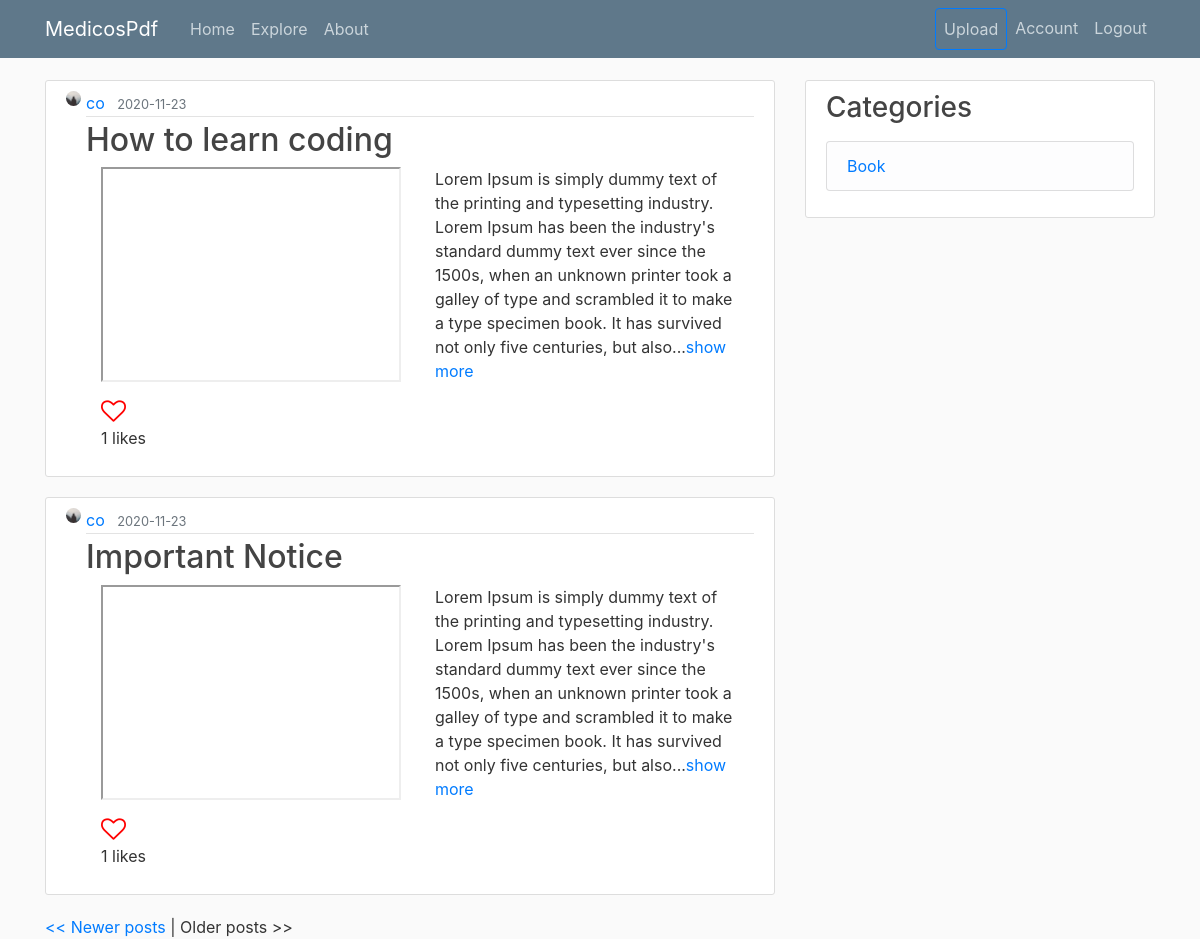
Before: /category/1?page=2 (signed in) with the older database file.
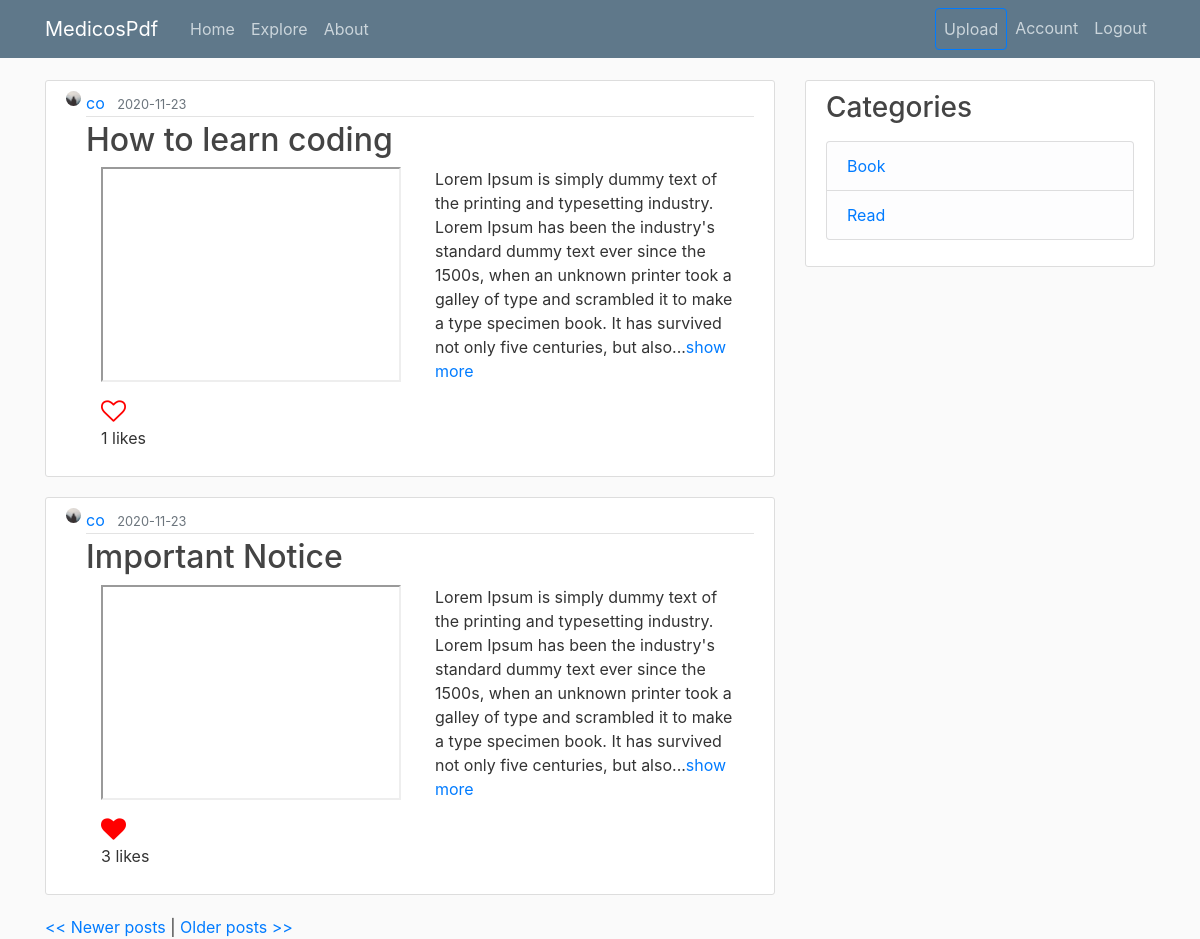
After: the same page with the newer database file.
### medicospdf/models.py (models this page shows, shortened)
class Slide(db.Model):
    __searchable__  = ['title', 'description']
    id = db.Column(db.Integer, primary_key = True)
    title = db.Column(db.String(200), nullable = False)
    description = db.Column(db.Text, nullable = False)
    file = db.Column(db.String(1000), nullable = False)
    date_posted = db.Column(db.DateTime, nullable=False, default=datetime.utcnow)
    user_id = db.Column(db.Integer, db.ForeignKey('user.id'), nullable = False)
    likes = db.relationship('SlideLike', backref = 'slide', lazy = True)
    comments = db.relationship('Comment', backref = 'slide', lazy = True)
    category_id = db.Column(db.Integer, db.ForeignKey('category.id'), nullable = True)

class User(db.Model, UserMixin):
    id = db.Column(db.Integer, primary_key=True)
    username = db.Column(db.String(20), unique=True, nullable=False)
    email = db.Column(db.String(120), unique=True, nullable=False)
    image_file = db.Column(db.String(20), nullable=False, default='default.jpg')
    password = db.Column(db.String(60), nullable=False)
    is_admin = db.Column(db.Boolean, default = False)
    posts = db.relationship('Post', backref='author', lazy=True)
    slides = db.relationship('Slide', backref = 'author', lazy = True)
    liked = db.relationship('SlideLike', foreign_keys = 'SlideLike.user_id',
        backref = 'author', lazy = True)
    comments = db.relationship('Comment', backref = 'author', lazy = True)
    categories = db.relationship('Category', backref = 'author', lazy = True)
    followed = db.relationship('User', secondary = followers,
                                primaryjoin = (followers.c.follower_id == id),
                                secondaryjoin = (followers.c.followed_id == id),
                                backref = db.backref('followers', lazy = 'dynamic'),
                                lazy = 'dynamic')
    def has_liked_slide(self, slide):
        return SlideLike.query.filter(
            SlideLike.user_id == self.id,
            SlideLike.slide_id == slide.id).count()>0

class Category(db.Model):
    id = db.Column(db.Integer, primary_key = True, autoincrement = True)
    name = db.Column(db.String(200), nullable = False)
    user_id = db.Column(db.Integer, db.ForeignKey('user.id'), nullable = False)
    slides = db.relationship('Slide', backref = 'cats', lazy = True)

### medicospdf/routes.py (the view)
@app.route('/category/<int:cat_id>')
def category(cat_id):
    page = request.args.get('page', 1, type = int)
    cats = Category.query.all()
    cat = Category.query.filter_by(id = cat_id).first_or_404()
    get_cat_prod = Slide.query.filter_by(category_id = cat.id).paginate(page= page, per_page = 2)
    return render_template('category.html', posts = get_cat_prod, categories = cats, cat = cat)

### medicospdf/models.py (called while the page is built)
@login_manager.user_loader
def load_user(user_id):
    return User.query.get(int(user_id))

### medicospdf/templates/category.html
{% extends 'layout.html' %}
{% block content %}
    {% for slide in posts.items %}
        <article class="media content-section">
          <img class="rounded-circle article-img" src="{{ url_for('static', filename = 'profile_pics/' + slide.author.image_file) }}">
          <div class="media-body">
            <div class="article-metadata">
              <a class="mr-2" href="{{ url_for('account', username = slide.author.username) }}">{{ slide.author.username }}</a>
              <small class="text-muted">{{ slide.date_posted.strftime('%Y-%m-%d') }}</small>
            </div>
            <h2><a class="article-title" href="{{url_for('slide', slide_id = slide.id)}}">{{ slide.title }}</a></h2>
            <div class="container">
              <div class="row">
                <div class="col">
                  <iframe name="plugin" src="{{ url_for('static', filename = 'slide_files/'+ slide.file) }}" type="application/pdf" width="300" height="215"></iframe>
                </div>
                <div class="col">
                  <p class="article-content">{{ slide.description | truncate(300)}}<a href="{{ url_for('slide', slide_id = slide.id) }}">show more</a></p>
                </div>
              </div>
              {% if current_user.has_liked_slide(slide) %}
                <a href="{{ url_for('like_action', slide_id = slide.id, action = 'unlike') }}"><i class="fa fa-heart"></i></a>
              {% else %}
                <a href="{{ url_for('like_action', slide_id = slide.id, action = 'like') }}"><i class="fa fa-heart-o"></i></a>
              {% endif %}
              <p>{{ slide.likes|count }} likes</p>
            </div>
          </div>
        </article>
    {% endfor %}
    {% if posts.has_prev %}
      <a href="{{ url_for('category',cat_id = cat.id, page=posts.prev_num) }}">&lt;&lt; Newer posts</a>
    {% else %}
      Newer posts
    {% endif %} |
    {% if posts.has_next %}
      <a href="{{ url_for('category', cat_id = cat.id, page=posts.next_num) }}">Older posts &gt;&gt;
      </a>
    {% else %}
      Older posts &gt;&gt;
    {% endif %}
    {% endblock %}

### medicospdf/templates/layout.html (shortened to what this page needs)
<!DOCTYPE html>
<html>
<head>
    <link rel="stylesheet" href="https://maxcdn.bootstrapcdn.com/bootstrap/4.0.0/css/bootstrap.min.css">
    <link rel="stylesheet" type="text/css" href="{{ url_for('static', filename='main.css') }}">
    <link rel="stylesheet" href="https://cdnjs.cloudflare.com/ajax/libs/font-awesome/4.7.0/css/font-awesome.min.css">
</head>
<body>
    <header class="site-header">
      <nav class="navbar navbar-expand-md navbar-dark bg-steel fixed-top">
        <div class="container">
          <a class="navbar-brand mr-4" href="/">MedicosPdf</a>
          <div class="collapse navbar-collapse" id="navbarToggle">
            <div class="navbar-nav mr-auto">
              <a class="nav-item nav-link" href="{{ url_for('home') }}">Home</a>
              <a class = 'nav-item nav-link' href="{{ url_for('explore') }}">Explore</a>
              <a class="nav-item nav-link" href="{{ url_for('about') }}">About</a>
            </div>
            <div class="navbar-nav">
              {% if current_user.is_authenticated %}
                <a class = 'nav-item nav-link btn btn-outline-primary' href="{{ url_for('new_slide') }}">Upload</a>
                <a class = 'nav-item nav-link' href="{{ url_for('account', user_id = current_user.id) }}">Account</a>
                <a class = 'nav-item nav-link' href="{{ url_for('logout') }}">Logout</a>
              {% else %}
                <a class="nav-item nav-link" href="{{ url_for('login') }}">Login</a>
                <a class="nav-item nav-link" href="{{ url_for('register') }}">Register</a>
              {% endif %}
            </div>
          </div>
        </div>
      </nav>
    </header>
    <main role="main" class="container">
      <div class="row">
        <div class="col-md-8">
          {% block content %}{% endblock %}
        </div>
        {% if current_user.is_authenticated %}
          <div class="col-md-4">
            <div class="content-section">
              <h3>Categories</h3>
              <p class='text-muted'>
                <ul class="list-group">
                  {% for cat in categories %}
                    <li class="list-group-item list-group-item-light"><a href="{{ url_for('category', cat_id = cat.id) }}">{{ cat.name }}</a></li>
                  {% endfor %}
                </ul>
              </p>
            </div>
          </div>
        {% endif %}
      </div>
    </main>
</body>
</html>

### medicospdf/static/main.css (style rules this page uses)
body { background: #fafafa; color: #333333; margin-top: 5rem; }
h1, h2, h3, h4, h5, h6 { color: #444444; }
.fa { font-size: 20px; }
.bg-steel { background-color: #5f788a; }
.site-header .navbar-nav .nav-link { color: #cbd5db; }
.content-section { background: #ffffff; padding: 10px 20px; border: 1px solid #dddddd; border-radius: 3px; margin-bottom: 20px; }
.article-title { color: #444444; }
.article-content { white-space: pre-line; }
.article-img { height: 15px; width: 15px; margin-right: 5px; }
.article-metadata { padding-bottom: 1px; margin-bottom: 4px; border-bottom: 1px solid #e3e3e3 }

### medicospdf/templates/layout.html (style rules this page uses)
.fa { font-size: 25px; cursor: pointer; user-select: none; }
.fa-heart-o { font-size: 25px; color: red; cursor: pointer; }
.fa-heart { font-size: 25px; color: red; cursor: pointer; }

Changed rows visible on the page:
computed for Slide "Important Notice": likes|count "1" → "3"
added Category: name "Read"
